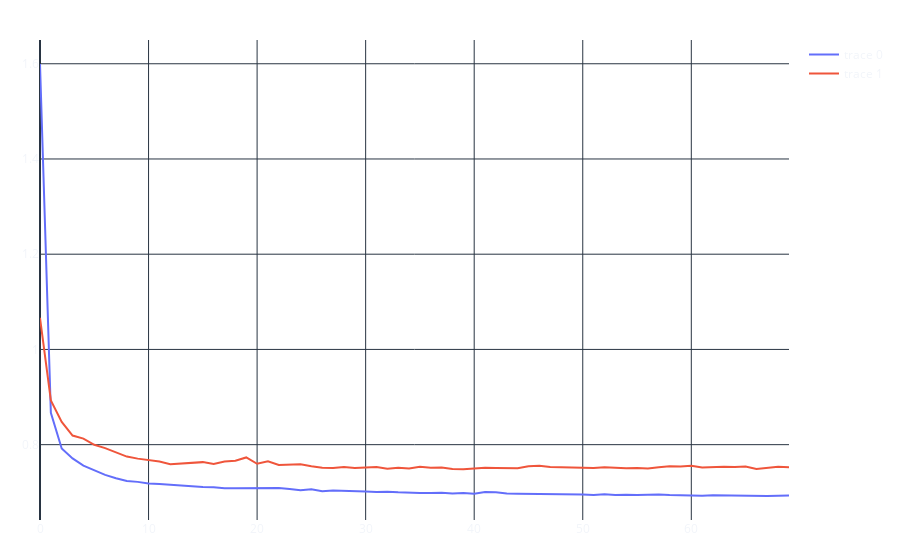

Write notebook code for a chart like this one.
### Code cell
from timeit import default_timer

from tqdm import tqdm

reload(models_torch)

epochs = 2000
train_time = 5


print("vocab lengths", len(vocab), len(tag_vocab))

# LOSS PARAMS
tag_weights = class_weights(tag_counts, tag_vocab, 10.0)
label_smoothing = 0.1

constructor_params = {
    "token_vocab_size": len(vocab),
    "label_vocab_size": len(tag_vocab),
    "embedding_dim": 16,
    "hidden_dim": 64,
    "n_lstm_layers": 2,
    "dropout_lstm": 0.7,
    "bidi": True,
}

# Model with default params
model = models_torch.LSTMTagger(**constructor_params).to(dev)

loss_function = torch.nn.CrossEntropyLoss(
    weight=tag_weights,
    label_smoothing=label_smoothing,
).to(dev)

optimizer = torch.optim.Adam(model.parameters(), lr=0.05)

lr_s = torch.optim.lr_scheduler.ExponentialLR(optimizer, gamma=0.99)

# Training loop

losses_train = []
losses_val = []

t_start = default_timer()
for epoch in tqdm(range(epochs)):
    # TRAINING
    train_loss = models_torch.run_epoch(model, train_loader, loss_function, optimizer)
    losses_train.append(train_loss)

    # VALIDATION
    with torch.no_grad():
        val_loss = models_torch.run_epoch(model, val_loader, loss_function)
        losses_val.append(val_loss)

    lr_s.step()
    # print(lr_s.get_last_lr())
    # print(f"Epoch {epoch+1}/{epochs}, Loss: {loss.item():.4f}")

    if train_time is not None and default_timer() > t_start + train_time:
        break
plotting.scatter(y=[losses_train, losses_val]).show()

print(
    "final loss:\n", f"  train: {losses_train[-1]:.4f}", f"  val : {losses_val[-1]:.4f}"
)

### Figure 1 — Plotly figure (JSON) as saved in the notebook; plotly's stock layout.template omitted (floating-point values rounded to 4 significant figures)
{"data": [{"type": "scatter", "y": [1.599, 0.8671, 0.7919, 0.7712, 0.756, 0.7454, 0.7365, 0.7295, 0.7237, 0.7218, 0.7184, 0.7173, 0.7154, 0.7136, 0.7116, 0.7111, 0.7105, 0.7083, 0.7082, 0.7085, 0.7073, 0.709, 0.709, 0.7068, 0.704, 0.7062, 0.7021, 0.7038, 0.7034, 0.7018, 0.7016, 0.7006, 0.7011, 0.6999, 0.6986, 0.6986, 0.6983, 0.699, 0.6974, 0.6982, 0.6971, 0.7005, 0.7, 0.6975, 0.697, 0.6968, 0.696, 0.6968, 0.6956, 0.6954, 0.6955, 0.6942, 0.6957, 0.6942, 0.695, 0.6941, 0.6946, 0.6954, 0.6942, 0.6937, 0.6923, 0.6928, 0.6936, 0.6932, 0.6924, 0.6922, 0.6924, 0.6923, 0.6928, 0.693]}, {"type": "scatter", "y": [1.066, 0.8928, 0.8476, 0.8192, 0.8126, 0.7998, 0.7927, 0.7834, 0.775, 0.7706, 0.7672, 0.7646, 0.759, 0.7604, 0.7629, 0.7633, 0.7593, 0.7647, 0.7663, 0.7731, 0.7599, 0.765, 0.7572, 0.7582, 0.7588, 0.7548, 0.7514, 0.7512, 0.7533, 0.7511, 0.7518, 0.7532, 0.7494, 0.7513, 0.75, 0.7535, 0.7515, 0.7521, 0.7491, 0.7482, 0.75, 0.7512, 0.7508, 0.7514, 0.7504, 0.7546, 0.7556, 0.7529, 0.7523, 0.7513, 0.751, 0.7509, 0.7524, 0.751, 0.7503, 0.7509, 0.75, 0.7526, 0.7544, 0.7539, 0.7556, 0.752, 0.7528, 0.7535, 0.7528, 0.7543, 0.749, 0.7512, 0.7537, 0.7525]}], "layout": {}}
